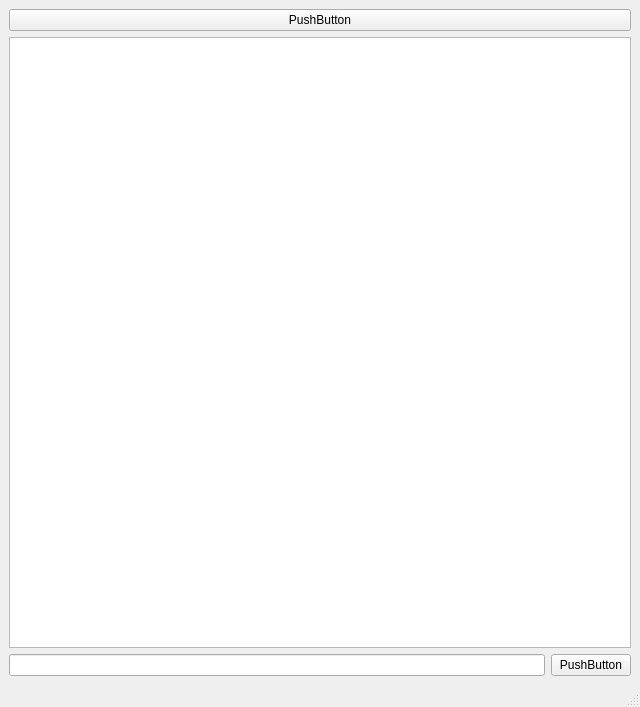
<?xml version="1.0" encoding="UTF-8"?>
<ui version="4.0">
 <class>MainWindow</class>
 <widget class="QMainWindow" name="MainWindow">
  <property name="geometry">
   <rect>
    <x>0</x>
    <y>0</y>
    <width>640</width>
    <height>707</height>
   </rect>
  </property>
  <property name="windowTitle">
   <string>MainWindow</string>
  </property>
  <widget class="QWidget" name="centralwidget">
   <layout class="QVBoxLayout" name="verticalLayout">
    <item>
     <widget class="QPushButton" name="pushButton">
      <property name="text">
       <string>PushButton</string>
      </property>
     </widget>
    </item>
    <item>
     <widget class="QTextEdit" name="textEdit"/>
    </item>
    <item>
     <layout class="QHBoxLayout" name="horizontalLayout">
      <item>
       <widget class="QLineEdit" name="lineEdit"/>
      </item>
      <item>
       <widget class="QPushButton" name="pushButton_2">
        <property name="text">
         <string>PushButton</string>
        </property>
       </widget>
      </item>
     </layout>
    </item>
   </layout>
  </widget>
  <widget class="QStatusBar" name="statusbar"/>
 </widget>
 <resources/>
 <connections/>
</ui>
